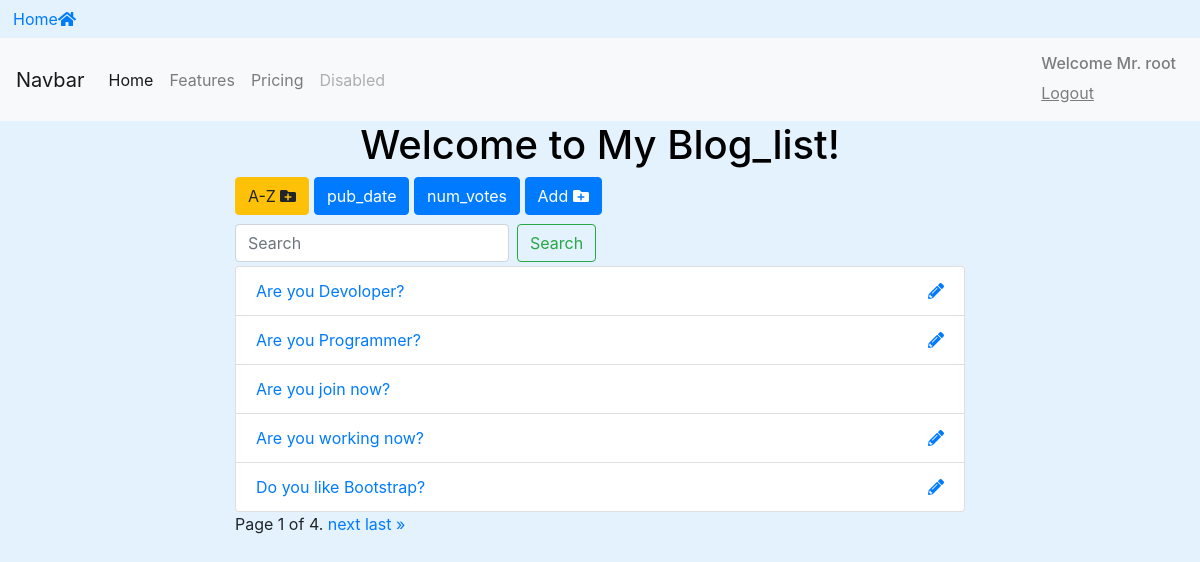
Screenshot of /blogs/list/?text=True (signed in) with the database file from the repository.
### BlogApp/models.py (models this page shows, shortened)
class BlogModel(models.Model):
    owner = models.ForeignKey(User, on_delete=models.CASCADE,default = 1)
    text = models.CharField(max_length=255)
    pub_date = models.DateTimeField()
    def __str__(self):
        return self.text

### BlogApp/views.py (the view)
# urls.py: path('list/', views.blog_list,name='list'),
@login_required
def blog_list(request):
    search_term = ''
    info = BlogModel.objects.all()
    if 'text' in request.GET:
        info = info.order_by('text')
    if 'pub_date' in request.GET:
        info = info.order_by('-pub_date')
    if 'num_votes' in request.GET:
        info = info.annotate(Count('vote')).order_by('-vote__count')
    my_blog = BlogModel.objects.filter(owner=request.user)
    if 'search' in request.GET:
        search_term = request.GET['search']
        info = info.filter(text__icontains=search_term)
    paginator  = Paginator(info,5)
    page = request.GET.get('page')
    info = paginator.get_page(page)
    get_dict_copy = request.GET.copy()
    params = get_dict_copy.pop('page',True) and get_dict_copy.urlencode()
    content = {'info':info,'params':params,'search_term':search_term}
    return render(request,'blog/blog.html',content)

### BlogApp/templates/blog/blog.html (shortened to what this page needs)
{% extends 'base.html' %}
{% block content %}
<div class="container">
  <h1 class="text-center">Welcome to My Blog_list!</h1>
  <div class="row">
    <div class="col-sm-8 offset-sm-2">
      <a
          href="?text=True" class="btn btn-{% if 'text' in request.GET %}warning{% else %}primary{% endif %}"
          style="margin-bottom: 5px"> A-Z <i class="fas fa-folder-plus"></i>
      </a>
      <a
          href="?pub_date=True" class="btn btn-{% if 'pub_date' in request.GET %}warning{% else %}primary{% endif %}"
          style="margin-bottom: 5px"> pub_date
      </a>
      <a
          href="?num_votes=True" class="btn btn-{% if 'num_votes' in request.GET %}warning{% else %}primary{% endif %}"
          style="margin-bottom: 5px"> num_votes
      </a>
      <a href="{% url 'BlogApp:add' %}" class="btn btn-primary" style="margin-bottom: 5px"> Add <i class="fas fa-folder-plus"></i> </a>
      <form class="form-inline my-2 my-lg-1">
            <input class="form-control mr-sm-2" type="search" placeholder="Search" aria-label="Search" name="search" value="{{search_term}}">
            <button class="btn btn-outline-success my-2 my-sm-0" type="submit">Search</button>
      </form>
      <ul class="list-group">
        {% for data in info %}
        <li class="list-group-item">
          <a
            href="{% url 'BlogApp:detail' data.id %}">
            {{ data }}
          </a>
            {% if request.user == data.owner %}
              <a href="{% url 'BlogApp:edit_blog' data.id %}" class="float-right"> <i class="fas fa-pencil-alt"></i></a>
            {% endif %}
        </li>
        {% endfor %}
      </ul>
      <div class="pagination">
        <span class="step-links">
            <span class="current">
                Page {{ info.number }} of {{ info.paginator.num_pages }}.
            </span>
            {% if info.has_next %}
                <a href="?page={{ info.next_page_number }}&{{params}}">next</a>
                <a href="?page={{ info.paginator.num_pages }}&{{params}}">last &raquo;</a>
            {% endif %}
        </span>
      </div>
    </div>
  </div>
</div>
{% endblock %}

### templates/includes/navbar.html (shortened to what this page needs)
<nav class="navbar navbar-expand-lg navbar-light bg-light">
  <a class="navbar-brand" href="#">Navbar</a>
<div class="collapse navbar-collapse" id="navbarNav">
  <ul class="navbar-nav">
    <li class="nav-item active">
      <a class="nav-link" href="{%url 'home' %}">Home <span class="sr-only">(current)</span></a>
    </li>
    <li class="nav-item">
      <a class="nav-link" href="{% url 'BlogApp:list' %}">Features</a>
    </li>
    <li class="nav-item">
      <a class="nav-link" href="#">Pricing</a>
    </li>
    <li class="nav-item">
      <a class="nav-link disabled" href="#">Disabled</a>
    </li>
  </ul>
  <div class="navbar-nav ml-auto">
    {% if request.user.is_authenticated %}
      <a class="nav-item nav-link" href="{% url 'Accounts:logout' %}"> <h6>Welcome Mr. {{request.user}}</h6> <u>Logout</u></a>
    {% else %}
      <a class="nav-item nav-link" href="{% url 'Accounts:login' %}">Login</a>
    {% endif %}
  </div>
</div>
</nav>

### static/css/styles.css (style rules this page uses)
h1,h3 { color: black; }
body { background-color: #e3f2fd; }

### rows the page displays
BlogModel: text "Are you Devoloper?"
BlogModel: text "Are you Programmer?"
BlogModel: text "Are you join now?"
BlogModel: text "Are you working now?"
BlogModel: text "Do you like Bootstrap?"

### other values shown
{{ request.user }} "root"
{{ info.number }} "1"
{{ info.paginator.num_pages }} "4"
